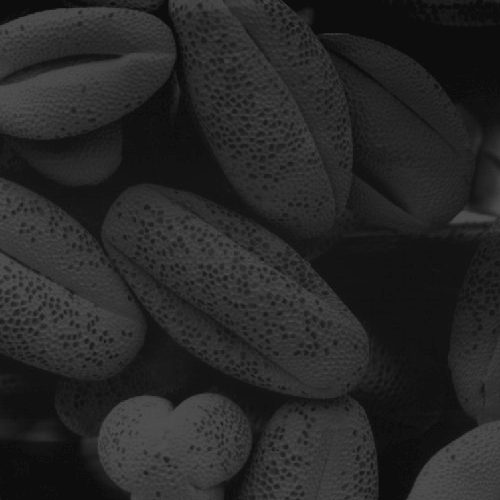
%> input picture pollen.tif, 500 x 500 px
$ octave histogrameq.m   (GNU Octave 9; MATLAB toolbox functions it lacks are replaced by stand-ins)
%> lines starting %> are read from the running program, lines starting %| are printed output that depends on the picture
close all;
clear all;
I = imread('pollen.tif');
%> I is the input picture: size 500x500 uint8; min 13, max 83, mean 38.7
J = histeq(I);
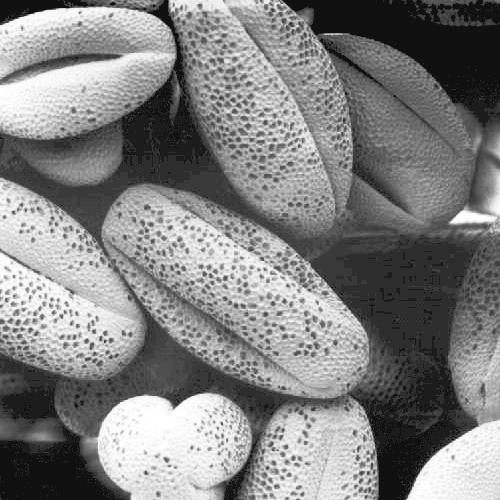
%> J: size 500x500 uint8; min 16, max 255, mean 129.3
imshow(I)
figure, imshow(J);
figure, imhist(J);
%> after `imhist(J)`:
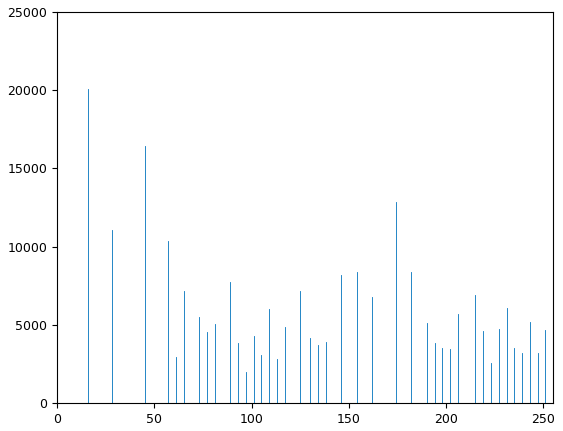
%> figure redrawn from the program's plot data; highest point at x = 16, y = 20070

$ run again, with Tracy.tif copied over pollen.tif
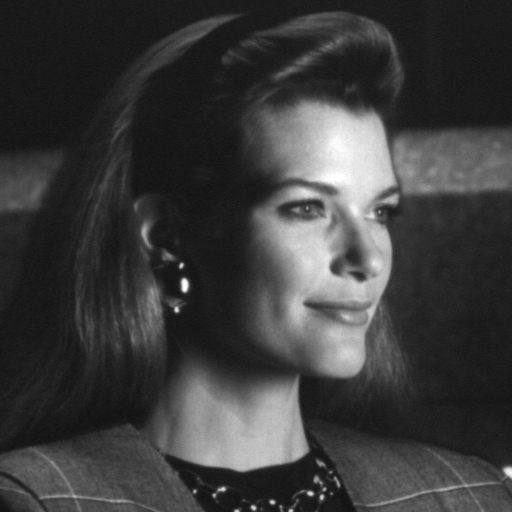
%> input picture Tracy.tif, 512 x 512 px
%> I is the input picture: size 512x512 uint8; min 16, max 255, mean 60.7
%> `J = histeq(I);`:
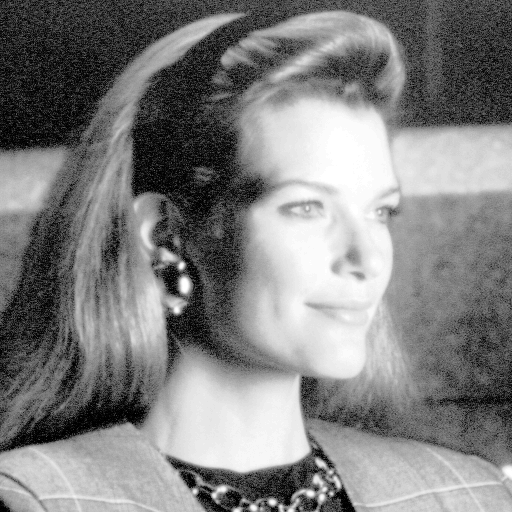
%> J: size 512x512 uint8; min 0, max 255, mean 128.4
%> `imhist(J)`:
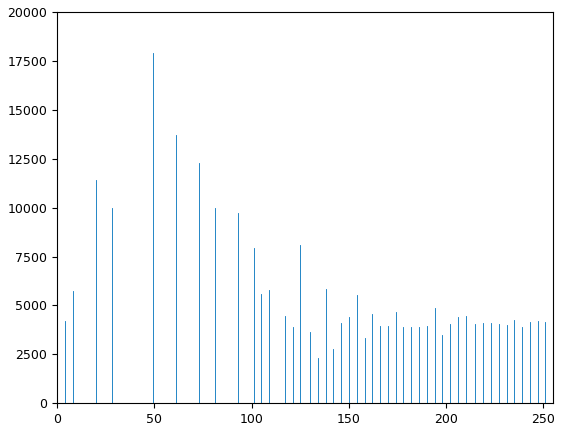
%> figure redrawn from the program's plot data; highest point at x = 49, y = 17905
